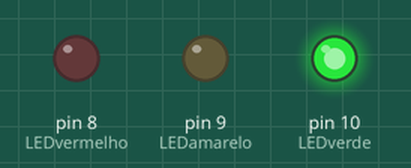
Simulated run of this sketch. Board: Arduino Uno, built with avr-gcc and run on an emulated ATmega328P. Parts: output pins drawn as LEDs (lit = HIGH).

Above: at 2.5 s.
At 5.2 s:
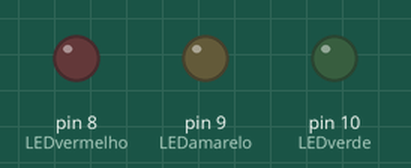
At 6.5 s:
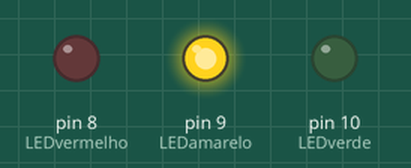
At 10.5 s:
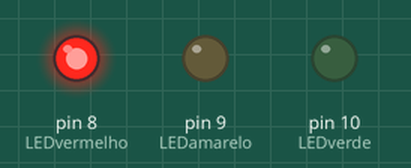
Timing chart, 0 to 17.6 s (numbered marks = the images above):
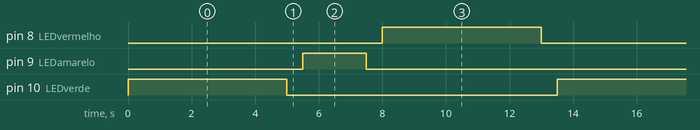

Measured:
- by itself, pin 8 (LEDvermelho), pin 10 (LEDverde): alternates HIGH for 5.0 s and LOW for 8.5 s
- by itself, pin 9 (LEDamarelo): alternates HIGH for 2.0 s and LOW for 11.5 s
- by itself, everything shown: repeats every 13.5 s, in 6 steps

The sketch:

semaled.ard.ino
```cpp
#define LEDverde 10
#define LEDamarelo 9
#define LEDvermelho 8


void setup()
{
  pinMode (LEDvermelho, OUTPUT);
  pinMode (LEDamarelo, OUTPUT);
  pinMode (LEDverde, OUTPUT);
}

void loop()
{
  //ativação do LED verde
  digitalWrite (LEDvermelho, LOW);
  digitalWrite(LEDverde, HIGH);
  delay(5000);
  digitalWrite(LEDverde, LOW);
  delay(500);

  //ativação do LED amarelo (oscilante)
  {
    digitalWrite(LEDamarelo, HIGH);
    delay(2000);
    digitalWrite(LEDamarelo, LOW);
    delay(500);
  }

  //ativação do LED vermelho
  digitalWrite(LEDvermelho, HIGH);
  delay(5000);
  digitalWrite(LEDvermelho, LOW);
  delay(500);
}
```
